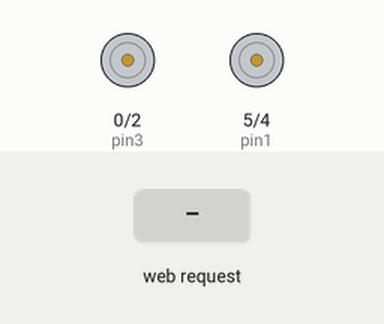
A sketch run on a simulated ESP8266 (NodeMCU). On the bench: motor-driver pin pairs drawn as motors (green arrow = first pin HIGH = forward, orange = second pin HIGH = backward, longer = more drive). The test bench sets the inputs (shaded band). WiFi joins after 1.5 s; servers stay silent unless stated; what the sketch prints to the serial monitor is not drawn.

Above: at 2.7 s.
2.8 s: HTTP request GET /activatePin1 received
At 4.0 s:
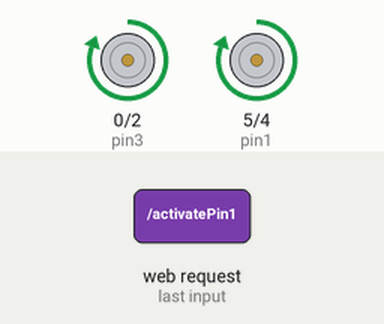
4.3 s: HTTP request GET /reversePin1 received
At 5.2 s:
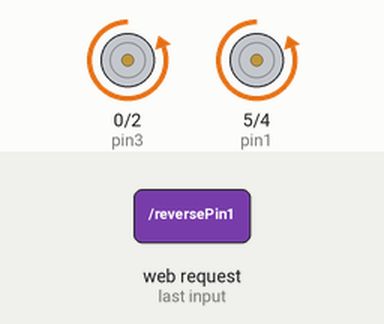
5.8 s: HTTP request GET /activatePin2 received
At 6.4 s:
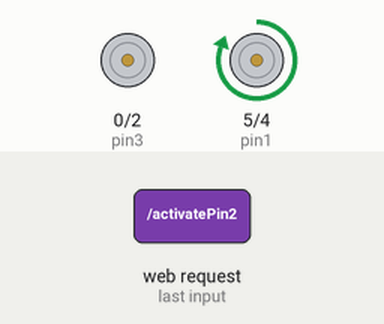
7.3 s: HTTP request GET /reversePin2 received
At 8.5 s:
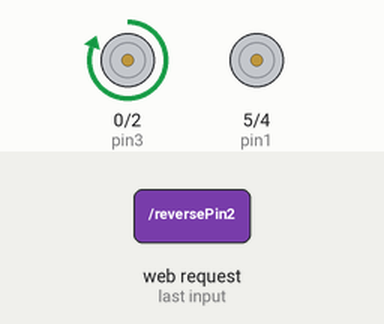
8.8 s: HTTP request GET /deactivatePin1 received
At 9.8 s:
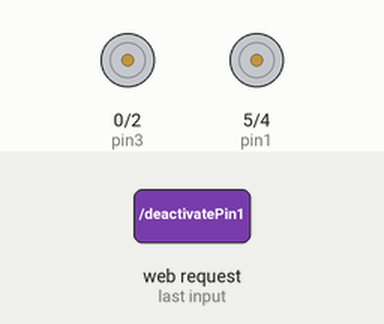
10.3 s: HTTP request GET /deactivatePin2 received
At 11.0 s:
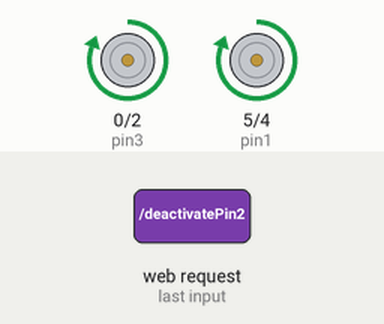
Timing chart, 0 to 12.8 s (numbered marks = the images above; inputs shaded):
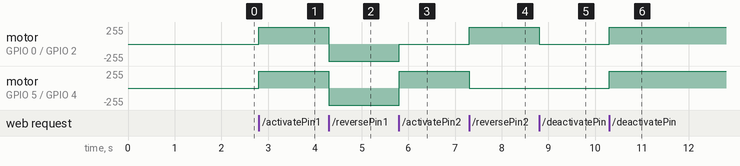

Measured:
- after the input at 2.8 s, motor on GPIO 0 (pin3) / GPIO 2 (pin4), motor on GPIO 5 (pin1) / GPIO 4 (pin2): stopped → forward 255/255 at once
- after the input at 4.3 s, motor on GPIO 0 (pin3) / GPIO 2 (pin4), motor on GPIO 5 (pin1) / GPIO 4 (pin2): forward 255/255 → backward 255/255 at once
- after the input at 5.8 s, motor on GPIO 0 (pin3) / GPIO 2 (pin4): backward 255/255 → stopped at once; motor on GPIO 5 (pin1) / GPIO 4 (pin2): backward 255/255 → forward 255/255 at once
- after the input at 7.3 s, motor on GPIO 0 (pin3) / GPIO 2 (pin4): stopped → forward 255/255 at once; motor on GPIO 5 (pin1) / GPIO 4 (pin2): forward 255/255 → stopped at once
- after the input at 8.8 s, motor on GPIO 0 (pin3) / GPIO 2 (pin4): forward 255/255 → stopped at once
- after the input at 10.3 s, motor on GPIO 0 (pin3) / GPIO 2 (pin4), motor on GPIO 5 (pin1) / GPIO 4 (pin2): stopped → forward 255/255 at once

The sketch:

working.ino
```cpp
#include <ESP8266WiFi.h>
#include <ESP8266WebServer.h>

const char *ssid = "Free Public Wi-Fi";
const char *password = "2A0R0M4AAN";

ESP8266WebServer server(80);

const int pin1 = 5;  // GPIO5, D1 on NodeMCU
const int pin2 = 4;  // GPIO4, D2 on NodeMCU
const int pin3 = 0;  // GPI00, D3 on NodeMCU
const int pin4 = 2;  // GPI00, D4 on NodeMCU

void setup() {
  Serial.begin(115200);

  // Connect to Wi-Fi
  WiFi.begin(ssid, password);
  while (WiFi.status() != WL_CONNECTED) {
    delay(250);
    Serial.print(".");
  }
  Serial.println("");
  Serial.println("WiFi connected");

  // Set GPIO pins as outputs
  pinMode(pin1, OUTPUT);
  pinMode(pin2, OUTPUT);
  pinMode(pin3, OUTPUT);
  pinMode(pin4, OUTPUT);

  // Define webpage
  server.on("/", HTTP_GET, handleRoot);
  server.on("/activatePin1", HTTP_GET, activatePin1);
  server.on("/deactivatePin1", HTTP_GET, deactivatePin1);
  server.on("/reversePin1", HTTP_GET, reversePin1);  // New reverse function for Motor 1
  server.on("/activatePin2", HTTP_GET, activatePin2);
  server.on("/deactivatePin2", HTTP_GET, deactivatePin2);
  server.on("/reversePin2", HTTP_GET, reversePin2);  // New reverse function for Motor 2

  // Start server
  server.begin();
  Serial.println("Server started");
}

void loop() {
  server.handleClient();
}

void handleRoot() {
  String html = "<html><body>";
  html += "<h1>ESP8266 Web Server</h1>";
  html += "<p>Click the buttons to control GPIO pins:</p>";
  html += "<button onclick=\"activatePin(1)\">Activate Forward</button>";
  html += "<button onclick=\"deactivatePin(1)\">Deactivate Forward</button>";
  html += "<button onclick=\"reversePin(1)\">Activate Reverse</button>";  // New reverse button for Motor 1
  html += "<br>";
  html += "<button onclick=\"activatePin(2)\">Activate Left</button>";
  html += "<button onclick=\"deactivatePin(2)\">Deactivate Direction</button>";
  html += "<button onclick=\"reversePin(2)\">Activate Right</button>";  // New reverse button for Motor 2
  html += "<script>function activatePin(pin) {fetch('/activatePin' + pin);}</script>";
  html += "<script>function deactivatePin(pin) {fetch('/deactivatePin' + pin);}</script>";
  html += "<script>function reversePin(pin) {fetch('/reversePin' + pin);}</script>";  // New reverse function call
  html += "</body></html>";
  server.send(200, "text/html", html);
}

void activatePin1() {
  digitalWrite(pin1, HIGH);
  digitalWrite(pin2, LOW);
  digitalWrite(pin3, HIGH);
  digitalWrite(pin4, LOW);
  server.send(200, "text/plain", "Pin 1 activated");
}

void deactivatePin1() {
  digitalWrite(pin1, LOW);
  digitalWrite(pin2, LOW);
  digitalWrite(pin3, LOW);
  digitalWrite(pin4, LOW);
  server.send(200, "text/plain", "Pin 1 deactivated");
}

void reversePin1() {
  digitalWrite(pin1, LOW);
  digitalWrite(pin2, HIGH);
  digitalWrite(pin3, LOW);
  digitalWrite(pin4, HIGH);
  server.send(200, "text/plain", "Motor 1 reversed");
}

void activatePin2() {
  digitalWrite(pin1, HIGH);
  digitalWrite(pin2, LOW);
  digitalWrite(pin3, LOW);
  digitalWrite(pin4, LOW);
  server.send(200, "text/plain", "Pin 2 activated");
}

void deactivatePin2() {
  digitalWrite(pin1, HIGH);
  digitalWrite(pin2, LOW);
  digitalWrite(pin3, HIGH);
  digitalWrite(pin4, LOW);
  server.send(200, "text/plain", "Pin 2 deactivated");
}

void reversePin2() {
  digitalWrite(pin3, HIGH);
  digitalWrite(pin4, LOW);
  digitalWrite(pin1, LOW);
  digitalWrite(pin2, LOW);
  server.send(200, "text/plain", "Motor 2 reversed");
}
```
